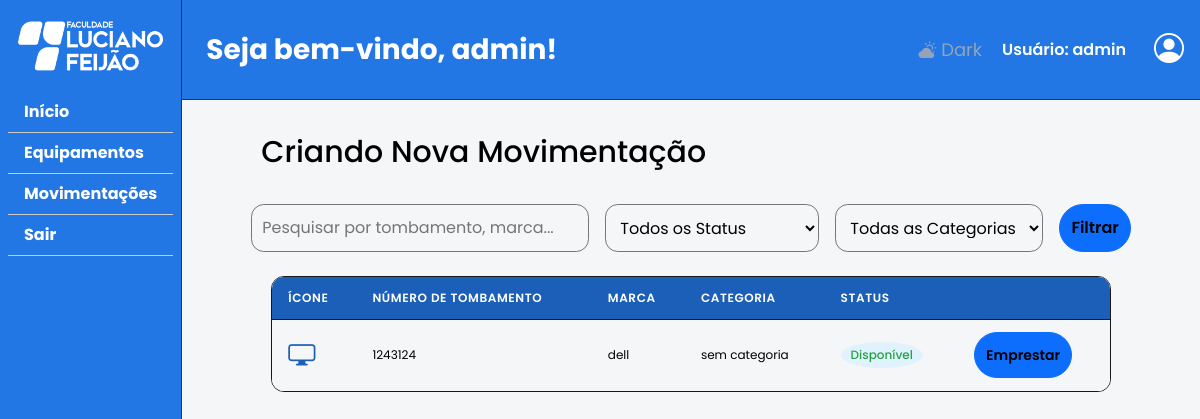
/create_emprestimo (signed in), run on an earlier commit of the app's database.
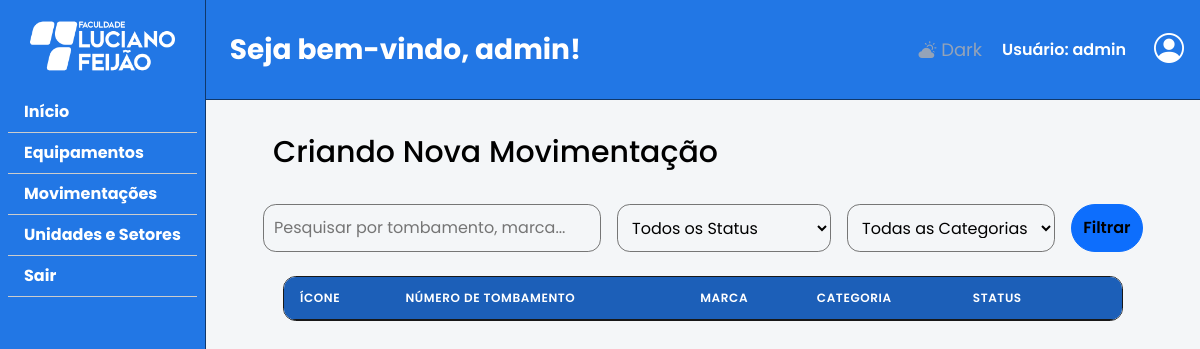
And on a later commit of the database.
### tables this page shows
CREATE TABLE "perifericos" (
                   id_periferico     INTEGER PRIMARY KEY AUTOINCREMENT,
                   categoria         TEXT NOT NULL,
                   marca             TEXT,
                   num_serie         TEXT,
                   disponivel        INTEGER DEFAULT 1 CHECK (disponivel IN (0, 1)),
                   manutencao        INTEGER DEFAULT 0 CHECK (manutencao IN (0, 1)),
                   inativo           INTEGER NOT NULL DEFAULT 0 CHECK (inativo IN (0, 1)),
                   id_unidade_origem INTEGER NOT NULL,
                   id_setor_origem   INTEGER NOT NULL,
                   id_unidade_atual  INTEGER NOT NULL,
                   id_setor_atual    INTEGER NOT NULL,
                   transferido       INTEGER NOT NULL DEFAULT 0 CHECK (transferido IN (0, 1)),
                   icone             TEXT NOT NULL DEFAULT 'bi-pc-display',
                   FOREIGN KEY (categoria)          REFERENCES categorias (id_categoria),
                   FOREIGN KEY (id_unidade_origem)  REFERENCES unidades (id_unidade),
                   FOREIGN KEY (id_setor_origem)    REFERENCES setores (id_setor),
                   FOREIGN KEY (id_unidade_atual)   REFERENCES unidades (id_unidade),
                   FOREIGN KEY (id_setor_atual)     REFERENCES setores (id_setor)
               );

CREATE TABLE "categorias" (
	"id_categoria" INTEGER NOT NULL UNIQUE PRIMARY KEY AUTOINCREMENT,
	"categoria" TEXT NOT NULL,
	"excluido" INTEGER DEFAULT 0 CHECK("excluido" IN (0, 1))
);

### routes/create_emprestimo.py (the view, shortened to what this page needs)
@create_emprestimo.route('/create_emprestimo', methods=['GET', 'POST'])
def create():
    if not session.get("usuario_email"):
        return redirect('/login')
    conexao = conectar_banco()
    cursor = conexao.cursor()
    cursor.execute("SELECT * FROM categorias WHERE excluido != 1")
    categorias = cursor.fetchall()
    pesquisa = request.form.get("filtro_pesquisa", "").strip().lower() if request.method == 'POST' else ""
    categoria = request.form.get("filtro_categoria", "todos").strip() if request.method == 'POST' else "todos"
    disponibilidade = request.form.get("filtro_disponibilidade", "todos").strip() if request.method == 'POST' else "todos"
    sql = """
        SELECT p.id_periferico, p.categoria, p.marca, p.num_serie, p.disponivel, p.manutencao, p.inativo, c.categoria, p.icone,
               uo.nome_unidade, so.nome_setor, ua.nome_unidade, sa.nome_setor,
               p.transferido, p.id_unidade_origem, p.id_setor_origem,
               p.id_unidade_atual, p.id_setor_atual
        FROM perifericos p
        JOIN categorias c ON p.categoria = c.id_categoria
        LEFT JOIN unidades uo ON uo.id_unidade = p.id_unidade_origem
        LEFT JOIN setores so ON so.id_setor = p.id_setor_origem
        LEFT JOIN unidades ua ON ua.id_unidade = p.id_unidade_atual
        LEFT JOIN setores sa ON sa.id_setor = p.id_setor_atual
        WHERE COALESCE(p.inativo, 0) NOT IN (1, '1')
    """
    parametros = []
    if categoria != "todos":
        sql += " AND p.categoria = ?"
        parametros.append(categoria)
    if pesquisa:
        sql += " AND (LOWER(p.num_serie) LIKE '%' || ? || '%' OR LOWER(p.marca) LIKE '%' || ? || '%' OR LOWER(c.categoria) LIKE '%' || ? || '%')"
        parametros.extend([pesquisa, pesquisa, pesquisa])
    sql += " ORDER BY p.id_periferico DESC"
    cursor.execute(sql, parametros)
    perifericos = cursor.fetchall()
    conexao.close()
    return render_template(
        'createmov.html',
        perifericos=perifericos,
        categorias=categorias,
        categoria=categoria,
        pesquisa=pesquisa,
        disponibilidade=disponibilidade,
        name=session.get("usuario_name")
    )

### app.py (called while the page is built)
@app.context_processor
def injetar_localizacoes():
    return dict(
        lista_unidades=listar_unidades,
        lista_setores=listar_setores,
        lista_unidades_filtro=listar_unidades_filtro,
        lista_setores_filtro=listar_setores_filtro,
    )

### banco.py (called while the page is built)
def conectar_banco():
    conexao = sqlite3.connect(CAMINHO_BANCO)
    conexao.row_factory = sqlite3.Row
    conexao.execute("PRAGMA foreign_keys = ON")
    return conexao

def listar_unidades():
    conexao = conectar_banco()
    linhas = conexao.execute(
        "SELECT id_unidade, nome_unidade FROM unidades WHERE excluido = 0 ORDER BY nome_unidade COLLATE NOCASE"
    ).fetchall()
    conexao.close()
    return [dict(l) for l in linhas]

def listar_setores():
    conexao = conectar_banco()
    linhas = conexao.execute(
        """SELECT s.id_setor, s.nome_setor, s.id_unidade, u.nome_unidade
           FROM setores s JOIN unidades u ON u.id_unidade = s.id_unidade
           WHERE s.excluido = 0 AND u.excluido = 0
           ORDER BY s.nome_setor COLLATE NOCASE"""
    ).fetchall()
    conexao.close()
    return [dict(l) for l in linhas]

### templates/createmov.html (shortened to what this page needs)
{% extends "base_app.html" %}
{% from "_macros.html" import slug_status, badge_status, seletor_localizacao %}
{% block conteudo %}
<section class="main-content">
    <h2 class="mb-4">Criando Nova Movimentação</h2>
    <form action="{{ url_for('create_emprestimo.create') }}" method="POST">
        <div class="barra-pesquisa mb-4">
            <input type="text" name="filtro_pesquisa" value="{{ pesquisa if pesquisa else '' }}" placeholder="Pesquisar por tombamento, marca..." class="pesquisa-enter">
            <select class="filter-select" name="filtro_disponibilidade">
                <option value="todos" {% if disponibilidade == 'todos' %}selected{% endif %}>Todos os Status</option>
            </select>
            <select class="filter-select" name="filtro_categoria">
                <option value="todos" {% if categoria == 'todos' %}selected{% endif %}>Todas as Categorias</option>
            </select>
            <button type="submit" class="btn btn-primary fw-semibold text-black">Filtrar</button>
        </div>
    </form>
    <div class="tabela-container">
        <table>
            <thead>
                <tr>
                    <th>Ícone</th>
                    <th>Número de Tombamento</th>
                    <th>Marca</th>
                    <th>Categoria</th>
                    <th>Status</th>
                    <th></th>
                </tr>
            </thead>
            <tbody>
                {% for periferico in perifericos %}
                    <tr data-id="{{ periferico[0] }}" data-serie="{{ periferico[3] }}" data-icone="{{ periferico[8] }}">
                        <td><i class="bi {{ periferico[8] }} icone-item" aria-hidden="true"></i></td>
                        <td>{{ periferico[3] }}</td>
                        <td>{{ periferico[2] }}</td>
                        <td>{{ periferico[7] }}</td>
                        <td>{{ badge_status(slug_status(periferico)|trim) }}</td>
                        <td><button type="button" class="btn btn-primary btn-sm text-black fw-semibold mb-0" data-bs-toggle="modal" data-bs-target="#modalEmprestar">Emprestar</button></td>
                    </tr>
                {% endfor %}
            </tbody>
        </table>
    </div>
</section>
{% endblock %}

What changed in the data, as far as the page shows it:
removed perifericos: num_serie "1243124", marca "dell", categoria "sem categoria", inativo+manutencao+disponivel "Disponível"
Also different on the page:
text now shown: "Unidades e Setores"
